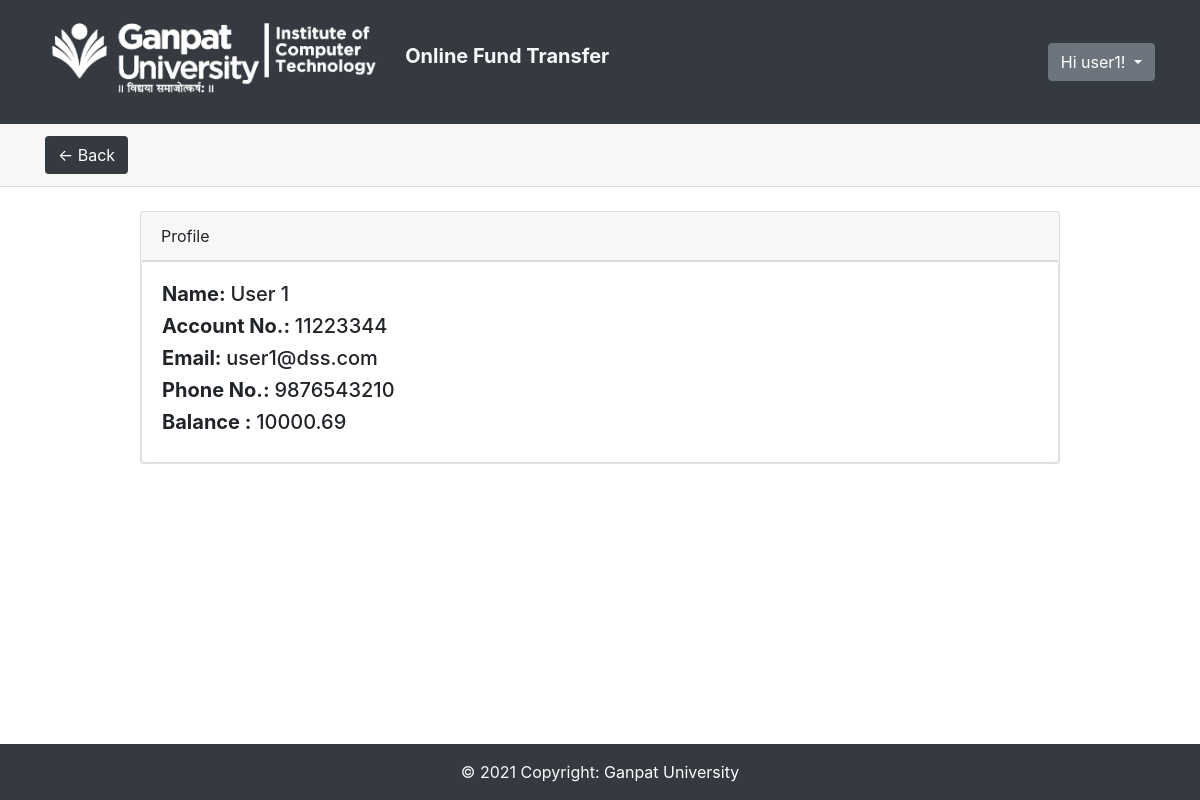
The app's page /customer_profile (signed in), older data.
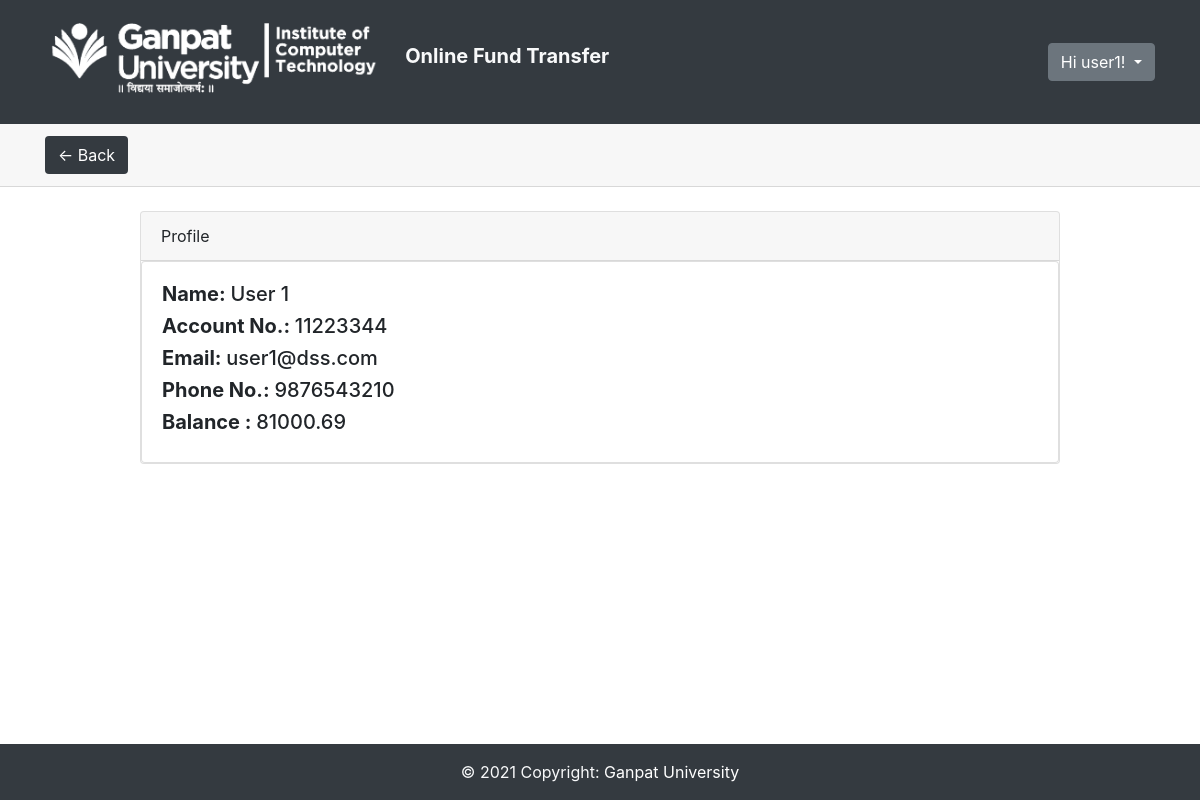
The same page, newer data.
### DSS_App/models.py (models this page shows, shortened)
class Customer(models.Model):
	user 		= 	models.ForeignKey(User, on_delete=models.CASCADE)
	acc_number	=	models.IntegerField(null=False,unique=True)
	c_id		=	models.AutoField(primary_key=True)
	first_name 	= 	models.CharField(max_length=100, blank=False)
	last_name 	= 	models.CharField(max_length=100, blank=False)
	email           =	models.EmailField(max_length=50,unique=True,blank=False)
	phone	        =	models.IntegerField(null=True)
	balance 	=	models.FloatField(null=False,blank=False)

### DSS_App/views.py (the view)
# urls.py: path('customer_profile',customer_profile,name='customer_profile'),
def customer_profile(request):
    customer_obj = Customer.objects.all()
    for i in range(len(customer_obj)):
        if request.user.id == customer_obj[i].user_id:
            key=customer_obj[i].c_id
            vs = get_object_or_404(Customer, pk=key)
            return render(request, 'customer_profile.html', {'object': vs})
    return render(request, 'profile_not_found.html')

### templates/customer_profile.html (shortened to what this page needs)
{% extends "base.html" %}
{% block content %}
<div class="card-header sticky-top">
<div class="container">
<a href="{% url 'home' %}" class="btn bg-dark text-white">&larr; Back</a>
</div>
</div>
<br>
<div class="container">
        <div class="row justify-content-center">
            <div class="col-md-10">
                <div class="card">
                    <div class="card-header">Profile</div>
                    <div class="card">
  					<div class="card-body">
    				<blockquote class="blockquote mb-0">
                    	<h5><b>Name: </b>{{object.first_name}} {{object.last_name}}</h5>
                        <h5><b>Account No.: </b>{{object.acc_number}}</h5>
                        <h5><b>Email: </b>{{object.email}}</h5>
                        <h5><b>Phone No.: </b>{{object.phone}}</h5>
                        <h5><b>Balance : </b>{{object.balance}}</h5>
    				</blockquote>
  					</div>
					</div>
    				</div>
                    <br>
                    <br>
                    <br>
                    </div>
                    </div>
                    </div>
<br>
<br>
<br>
<br>
{% endblock %}

### templates/base.html (shortened to what this page needs)
{% load static %}
<!DOCTYPE html>
<html lang="en">
<head>
<link href="{% static 'css/bootstrap.min.css' %}" rel="stylesheet">
<link href="{% static 'css/font-awesome.min.css' %}" rel="stylesheet">
<link href="{% static 'js/bootstrap.min.js' %}" rel="stylesheet">
<link href="{% static 'js/jquery.min.js' %}" rel="stylesheet">
<link href="{% static 'js/popper.min.js' %}" rel="stylesheet">
<link rel="stylesheet" href="https://stackpath.bootstrapcdn.com/bootstrap/4.3.1/css/bootstrap.min.css">
<link rel="stylesheet" href="https://maxcdn.bootstrapcdn.com/font-awesome/4.7.0/css/font-awesome.min.css">
</head>
<body>
<div>
    <nav class="navbar navbar-expand-md navbar-light bg-dark sticky-top">
      <div class="container">
        <h2><a href="{% url 'home' %}" class="navbar-brand text-light"><img src="{% static 'image/logo3.png' %}" class = "img-responsive" width = "35%">
        <b>&nbsp;&nbsp;Online Fund Transfer</b></a></h2>
        <div class="collapse navbar-collapse" id="navbarCollapse">
            <div class="navbar-nav ml-auto">
                <div class="dropdown">
  					<button class="btn btn-secondary dropdown-toggle" type="button" id="dropdownMenuLink" data-toggle="dropdown" aria-haspopup="true" aria-expanded="false">
    				Hi {{ user.username }}!
  					</button>
				</div>
			</div>
        </div>
        </div>
    </nav>
</div>
{% block content %}
{% endblock %}
<footer class="page-footer font-small blue fixed-bottom">
  <div class="footer-copyright text-center py-3 bg-dark text-light">© 2021 Copyright:
    <a href="" class="text-white">Ganpat University </a>
  </div>
</footer>
</body>
</html>

### templates/base.html (style rules this page uses)
.card-header { z-index: 1000 }

Row changes from the older to the newer data that the page shows:
changed Customer "User": balance "10000.69" → "81000.69"
